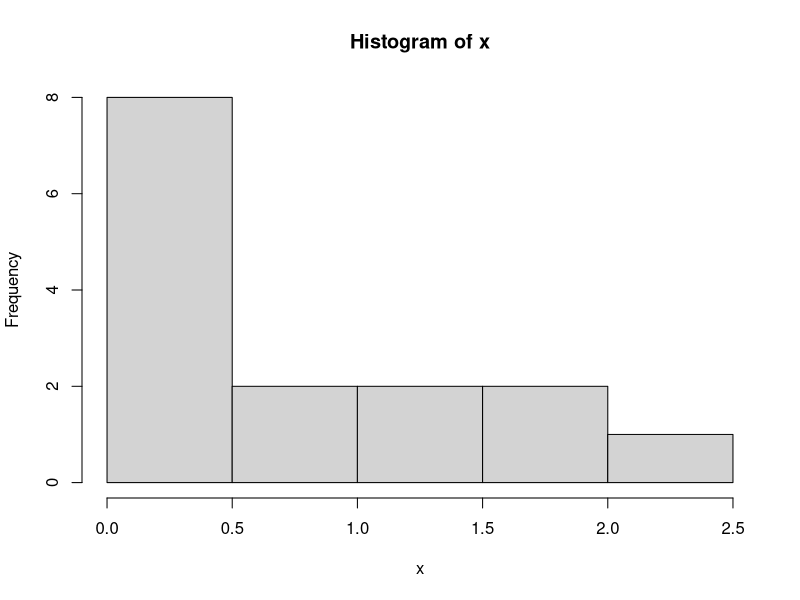
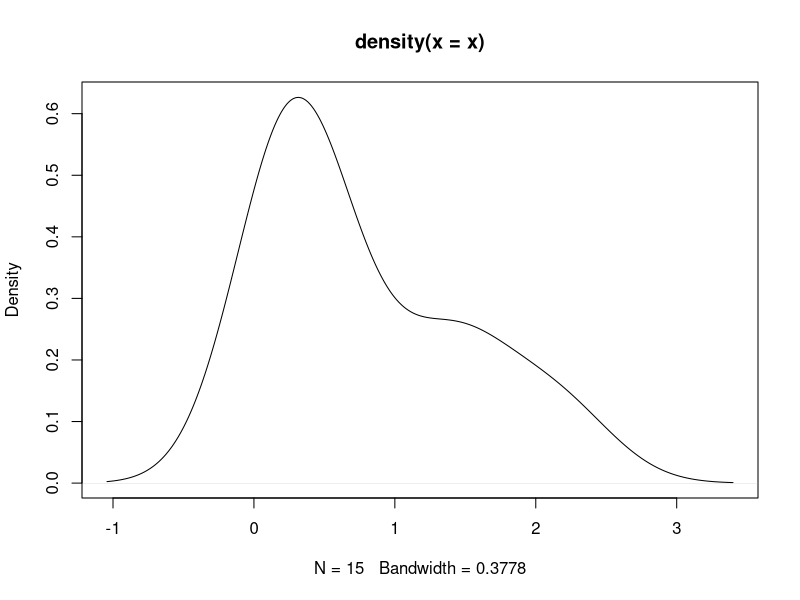
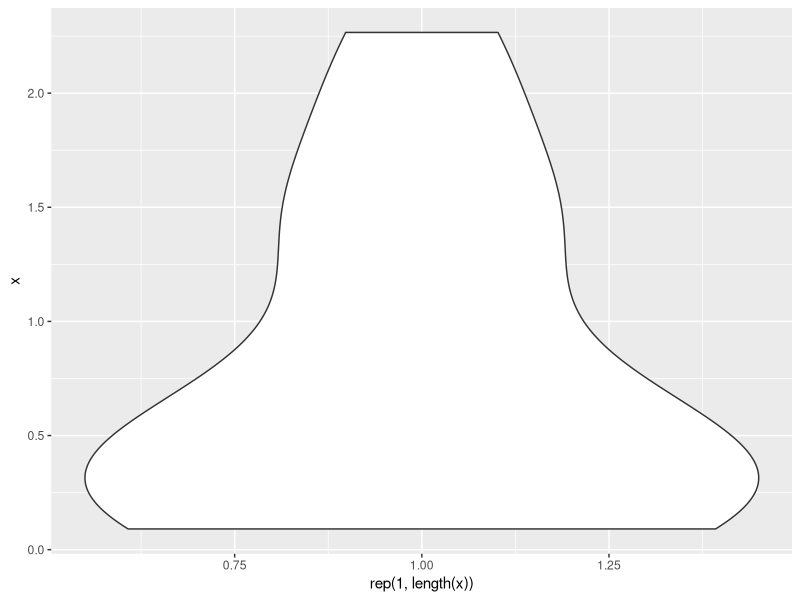
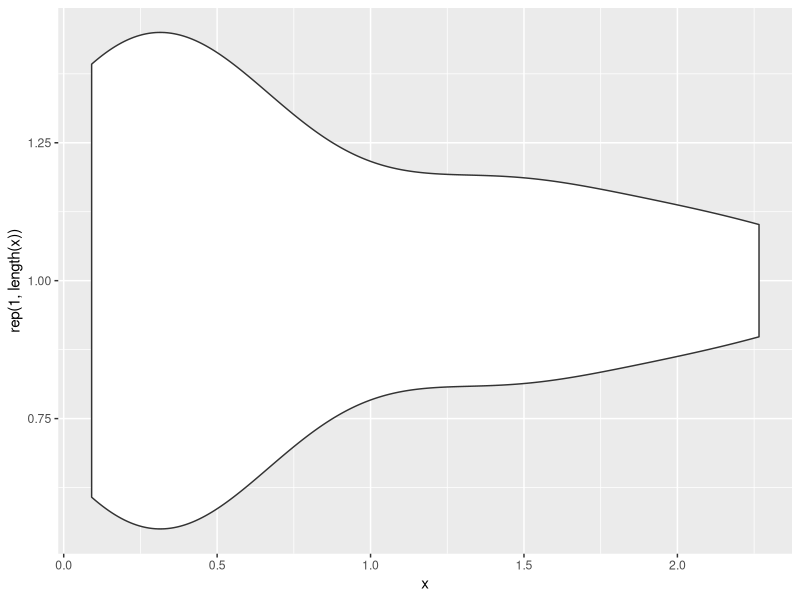
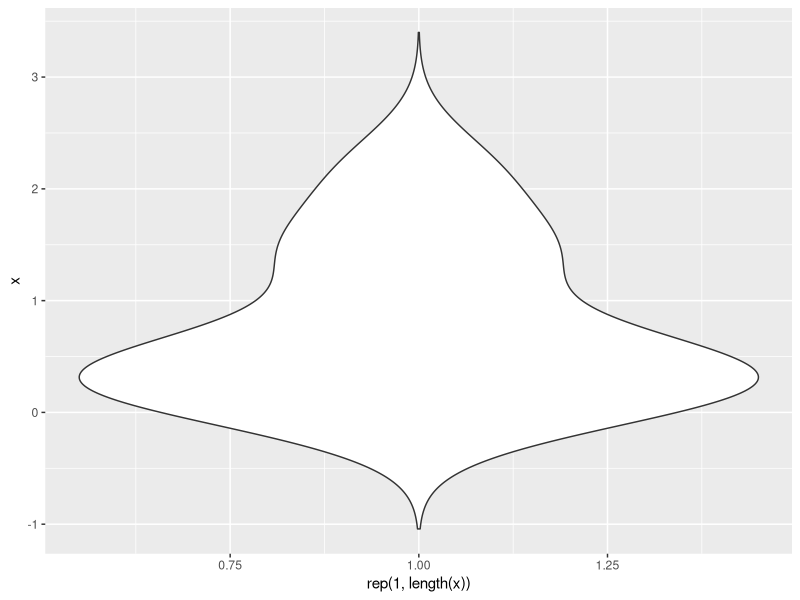

Source code (R) for these figures, in order: (Note: this script raises an error after producing the figures.)
######################################################
# Author: Prof. Gareth W. Peters
# Date: 19/01/2023
# Purpose: Demonstrate the Box-Cox Transform
# The boxcox function from the MASS package in R
######################################################

# set up releant packages and libraries

# install.packages("MASS")
# install.packages("ggplot2")
library(MASS)
library(ggplot2)

# Example of synthetic data

x <- c(0.2, 0.528, 0.11, 0.260, 0.091,
       1.314, 1.52, 0.244, 1.981, 0.273,
       0.461, 0.366, 1.407, 0.79, 2.266)

######################
# Visualise the data
######################

# Basic Histogram
hist(x)

# kernel density estimate
p1 <- density(x)

plot(p1)

# Basic violin plot
p2 <- ggplot(as.data.frame(x), aes(x=rep(1,length(x)), y=x)) + 
  geom_violin()

p2

# Rotate the violin plot
p2 + coord_flip()


# Set trim argument to FALSE
ggplot(as.data.frame(x), aes(x=rep(1,length(x)), y=x)) + 
  geom_violin(trim=FALSE)


#########################################
# Lets do the Box-Cox transformation
#########################################

#REMARK: You must compute a linear model with the lm function and pass it to 
#the boxcox function as shown below in order to determine the appropriate 
#“lambda”:

boxcox(lm(x ~ 1))

# You get back the 95% confidence interval of the estimation, 
# and the dashed vertical line in the middle represents the estimated 
# parameter lambda hat.

# The best choice is to apply the logarithmic transformation of the 
# data because the preceding plot indicates that the 0 is inside the 
# confidence interval of the optimal “lambda” and because the estimation of 
# the parameter in this example is quite near to 0. 
# (see the table in the accompanying notes).

# Transformed data
x_Transformed <- log(x)

# Histogram
hist(x_Transformed)

# kernel density estimate
p1 <- density(x_Transformed)

plot(p1)

# The data now appears to be more closely following a normal distribution, 
# but you can also run a statistical test like the Shapiro-Wilk test to \
# make sure:
  
shapiro.test(x_Transformed)

# It shows we lack evidence to reject the null hypothesis of normalcy 
# because the p-value is higher than the typical levels of significance 
# (1%, 5%, and 10%).


# We can also do a little better by extracting the EXACT optimal value of lambda

# You can determine the actual lambda using the following code if the 
# confidence interval of the estimated parameter doesn’t fit with any of 
# the table’s values:
  
x_bc <- boxcox(lm(x ~ 1))

# Exact lambda
lambda <- x_bc$x[which.max(b$y)]

lambda

# Using the expression from the notes, you can now transform the variable:
  
x_Transformed_exact_BC <- (x ^ lambda - 1) / lambda

# Histogram
p1 <- density(x_Transformed_exact_BC )

plot(p1)


